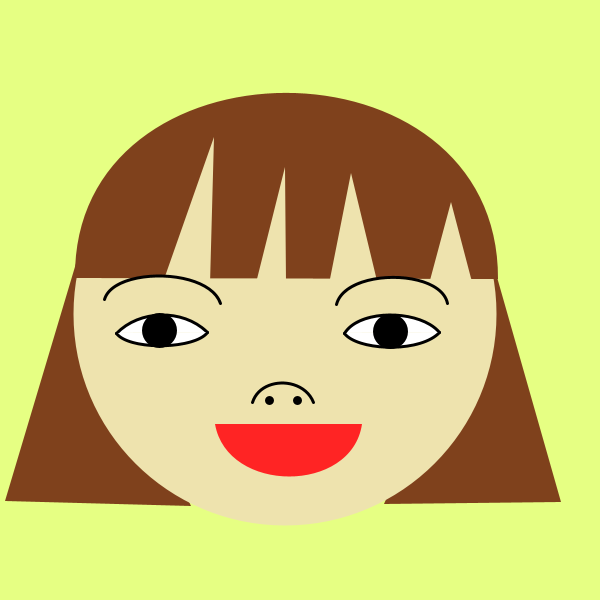
Frame 1 (no input)
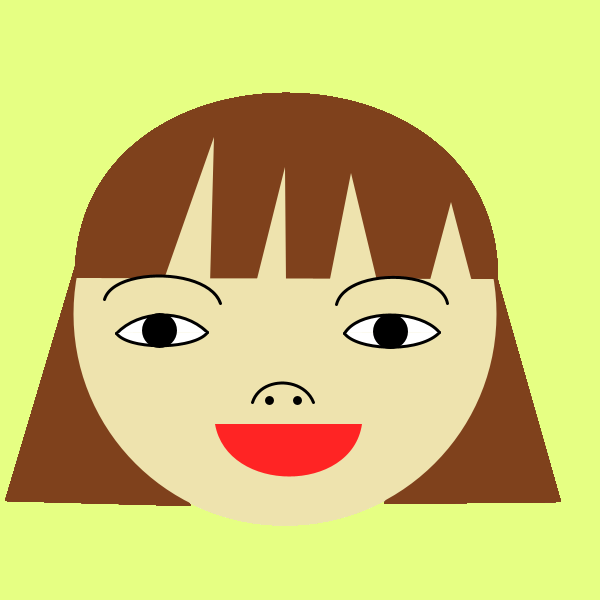
Frame 60 (the mouse pressed at the canvas centre just before this capture)
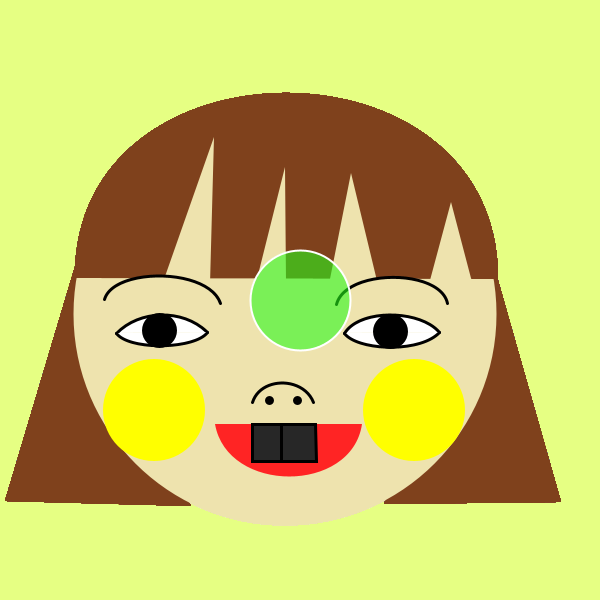
Frame 120 (the mouse held since frame 60 and released just before this capture)

The Processing sketch that drew these frames (run headless with seeded random() and noise(); from frame 60 on, the mouse is pressed at the canvas centre):

// Processing sketch: processing_141205
// ── processing_141205.pde

/*
Konkuk University
SOS iDesign

Name: JEONG, eunyeah 
ID: treecom1995

*/
int value = 0;



void setup(){
size (600, 600);
background(#E6FF83);
// noLoop();
smooth();
}

void draw(){
  
  println(mouseX + " : " + mouseY);

  //hair
  stroke(0);
  fill(127,65,28);
  noStroke();
  triangle(77,260,5,501,191,506);
  triangle(491,256,384,504,561,502);
  
  //face
  fill(238,227,174);
  ellipse(285,314,423,423);
  
  //hair
  fill(127,65,28);
  noStroke();
  bezier(75,278,72,32,499,30,498,279);
  noStroke();
  
  fill(238,227,174);
  triangle(214,137,162,285,210,284);
  triangle(285,167,257,279,286,283);
  triangle(351,173,329,284,378,285);
  triangle(451,202,429,284,472,282);
  
  //eyebrow
  stroke(0);
  strokeWeight(3);
  bezier(104,299,113,267,208,267,220,303);
  bezier(336,304,345,268,440,268,447,303);
  
  //eyes
  fill(255);
  stroke(0);
  bezier(116,333,139,309,183,308,207,332);
  bezier(116,333,129,350,194,349,207,332);
  bezier(344,333,359,308,420,309,439,332);
  bezier(344,333,357,350,419,353,439,332);
  
  fill(0);
  ellipse(159,330,32,32);
  ellipse(390,331,32,32);
  
  //nose
  fill(238,227,174);
  stroke(0);
  bezier(252,402,260,376,303,376,313,402);
  
  fill(0);
  ellipse(269,400,6,6);
  ellipse(297,400,6,6);
  
  //mouse
  fill(#FF2424);
  noStroke();
  bezier(362,424,352,494,227,494,215,424);
  
if(mousePressed) {
  
  float a=random(255);
  
  fill(a);
  stroke(0);
  quad(252,424,252,461,316,461,315,424);
  stroke(0);
  line(281,424,281,461);
  
  fill(mouseX,mouseY,0);
  noStroke();
  ellipse(414,410,102,102);
  ellipse(154,410,102,102);
  
  translate(mouseX, mouseY);
  fill(a,250,25,149);
  stroke(255);
  strokeWeight(2);
  ellipse(0,0,100,100);

 } 
 }
